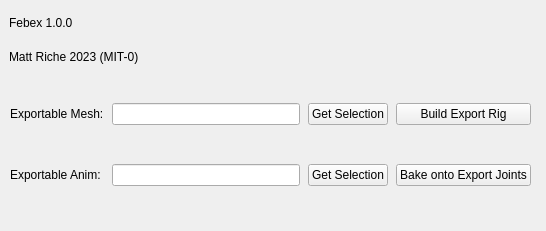
<?xml version="1.0" encoding="UTF-8"?>
<ui version="4.0">
 <class>Form</class>
 <widget class="QWidget" name="Form">
  <property name="geometry">
   <rect>
    <x>0</x>
    <y>0</y>
    <width>546</width>
    <height>231</height>
   </rect>
  </property>
  <property name="windowTitle">
   <string>Form</string>
  </property>
  <widget class="QWidget" name="gridLayoutWidget">
   <property name="geometry">
    <rect>
     <x>10</x>
     <y>70</y>
     <width>521</width>
     <height>151</height>
    </rect>
   </property>
   <layout class="QGridLayout" name="gridLayout" columnstretch="0,0,0,0">
    <property name="horizontalSpacing">
     <number>8</number>
    </property>
    <item row="0" column="1">
     <widget class="QLineEdit" name="SelectedMesh_QLineEdit"/>
    </item>
    <item row="0" column="2">
     <widget class="QPushButton" name="PopulateMesh_QPushButton">
      <property name="text">
       <string>Get Selection</string>
      </property>
     </widget>
    </item>
    <item row="0" column="0">
     <widget class="QLabel" name="ExportMesh_QLabel">
      <property name="text">
       <string>Exportable Mesh:</string>
      </property>
     </widget>
    </item>
    <item row="0" column="3">
     <widget class="QPushButton" name="BuildExportRig_QPushButton">
      <property name="text">
       <string>Build Export Rig</string>
      </property>
     </widget>
    </item>
    <item row="1" column="0">
     <widget class="QLabel" name="ExportAnim_QLabel">
      <property name="text">
       <string>Exportable Anim:</string>
      </property>
     </widget>
    </item>
    <item row="1" column="1">
     <widget class="QLineEdit" name="SelectedJoint_QLineEdit"/>
    </item>
    <item row="1" column="2">
     <widget class="QPushButton" name="PopulateJoint_QPushButton">
      <property name="text">
       <string>Get Selection</string>
      </property>
     </widget>
    </item>
    <item row="1" column="3">
     <widget class="QPushButton" name="BakeAnim_QPushButton">
      <property name="text">
       <string>Bake onto Export Joints</string>
      </property>
     </widget>
    </item>
   </layout>
  </widget>
  <widget class="QWidget" name="verticalLayoutWidget">
   <property name="geometry">
    <rect>
     <x>9</x>
     <y>9</y>
     <width>521</width>
     <height>61</height>
    </rect>
   </property>
   <layout class="QVBoxLayout" name="verticalLayout">
    <item>
     <widget class="QLabel" name="Version_QLabel">
      <property name="text">
       <string>Febex 1.0.0</string>
      </property>
     </widget>
    </item>
    <item>
     <widget class="QLabel" name="Authorship_QLabel">
      <property name="text">
       <string>Matt Riche 2023 (MIT-0)  </string>
      </property>
     </widget>
    </item>
   </layout>
  </widget>
 </widget>
 <resources/>
 <connections/>
</ui>
